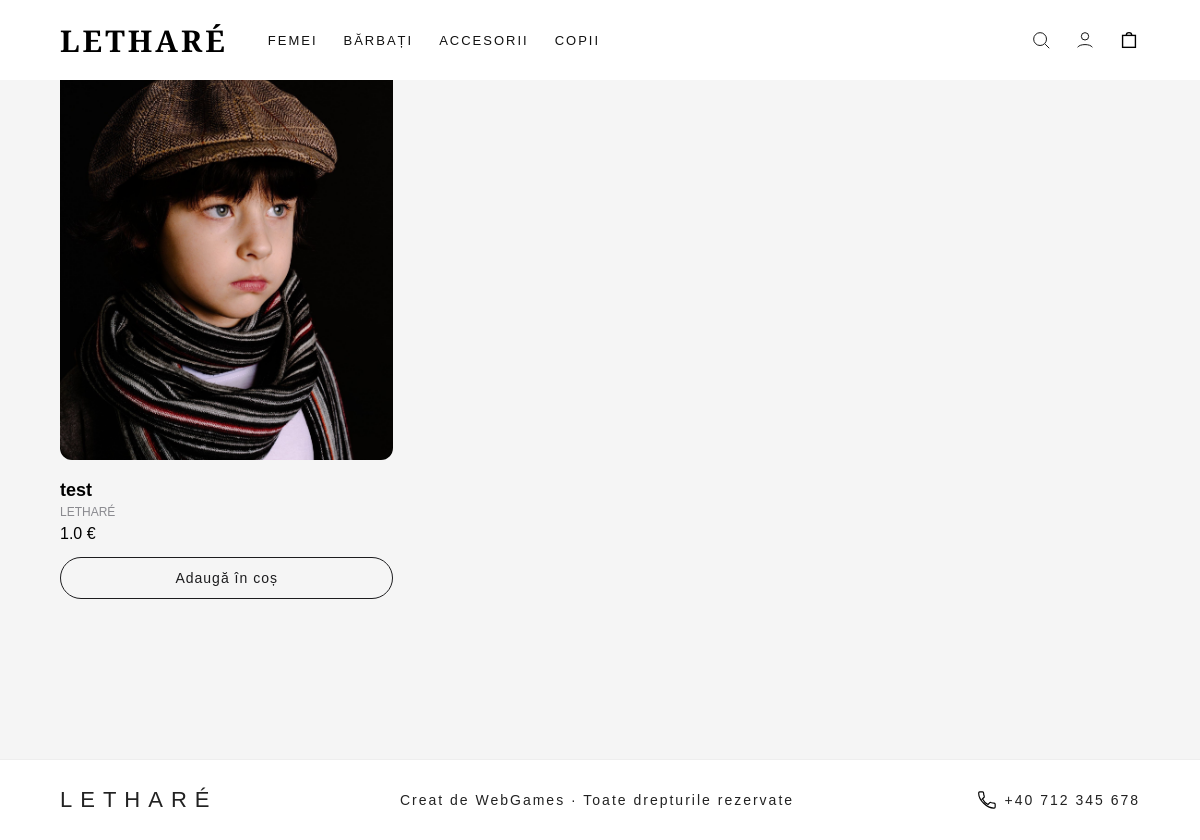
/barbati, run on an earlier commit of the app's database.
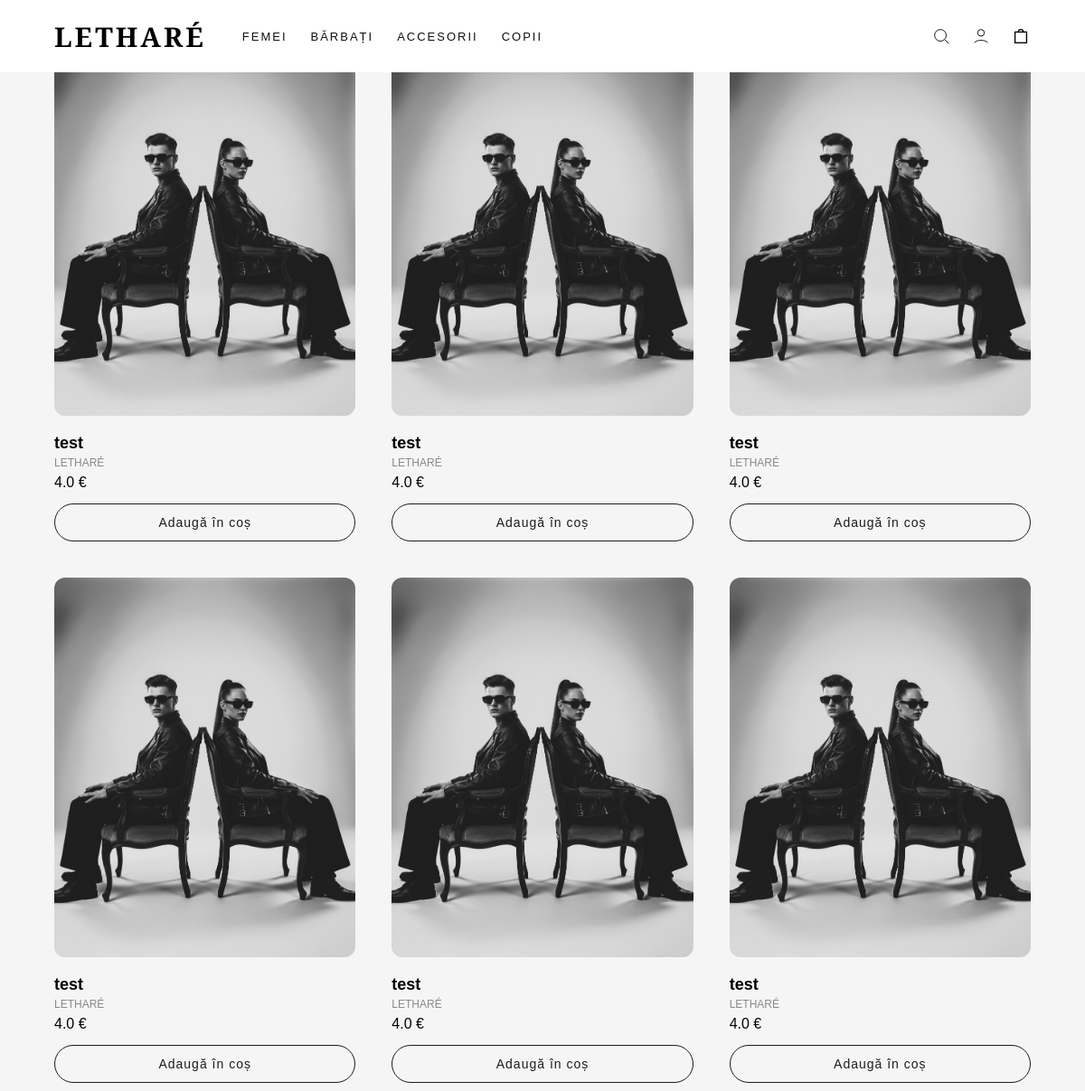
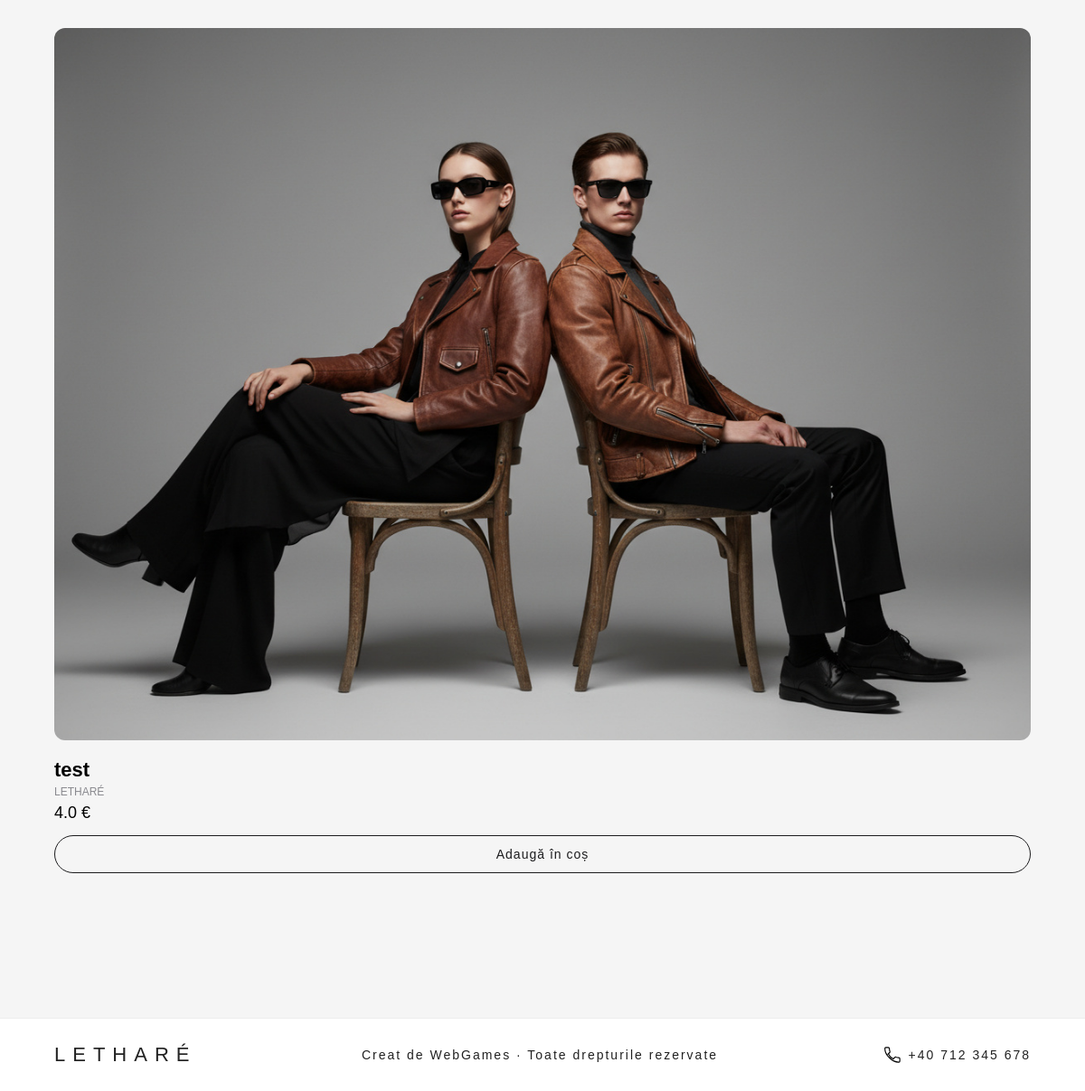
And on a later commit of the database (2 pictures, top to bottom).
### tables this page shows
CREATE TABLE produse (
            id INTEGER PRIMARY KEY AUTOINCREMENT,
            nume TEXT NOT NULL,
            pret REAL NOT NULL,
            imagine TEXT NOT NULL,
            descriere TEXT
        , categorie TEXT, status INTEGER DEFAULT 1, highlight INTEGER DEFAULT 0);

### app.py (the view)
@app.route("/barbati")
def barbati():
    session["last_shop"] = request.path
    produse = produse_cu_highlight("Bărbați")
    return render_template("categorie.html", categorie="Bărbați", produse=produse)

### app.py (called while the page is built)
@app.context_processor
def inject_client():
    return dict(
        client_logat="client_id" in session,
        client_nume=session.get("client_nume"),
        client_email=session.get("client_email")
    )

def get_db():
    conn = sqlite3.connect(DATABASE)
    conn.row_factory = sqlite3.Row
    return conn

def produse_cu_highlight(categorie):
    db = get_db()
    rows = db.execute(
        "SELECT * FROM produse WHERE categorie = ? AND status = 1",
        (categorie,)
    ).fetchall()
    normale = [p for p in rows if p["highlight"] == 0]
    highlight = [p for p in rows if p["highlight"] == 1]
    produse = []
    i = 0
    h = 0
    while i < len(normale):
        produse.extend(normale[i:i+6])
        i += 6
        if h < len(highlight):
            produse.append(highlight[h])
            h += 1
    return produse

### templates/categorie.html (shortened to what this page needs)
<!DOCTYPE html>
<html>
<head>
    <link rel="stylesheet" href="/static/style.css">
</head>
<body>
    <nav class="navbar">
        <div class="nav-left">LETHARÉ</div>
        <div class="nav-center">
            <a href="/femei">Femei</a>
            <a href="/barbati">Bărbați</a>
            <a href="/accesorii">Accesorii</a>
            <a href="/copii">Copii</a>
        </div>
        <div class="nav-right">
            <svg viewBox="0 0 24 24" class="icon">
                <circle cx="11" cy="11" r="7" fill="none"/>
                <line x1="16.5" y1="16.5" x2="21" y2="21"/>
            </svg>
            <a href="/login" class="icon-link">
                <svg viewBox="0 0 24 24" class="icon">
                    <circle cx="12" cy="8" r="4" fill="none"/>
                    <path d="M4 20c2-4 14-4 16 0" fill="none"/>
                </svg>
            </a>
            <a href="/cos" class="icon-link">
                <svg viewBox="0 0 24 24" class="icon" fill="none" stroke="black" stroke-width="1.5">
                    <rect x="5" y="7" width="14" height="13"/>
                    <path d="M9 7a3 3 0 0 1 6 0"/>
                </svg>
            </a>
        </div>
    </nav>
    <div class="produse-grid">
    {% for p in produse %}
        <div class="produs-card {% if p.highlight == 1 %}produs-highlight{% endif %}">
            <a href="/produs/{{ p.id }}">
                <img src="{{ p.imagine }}">
            </a>
            <div class="produs-meta">
                <h3>{{ p.nume }}</h3>
                <span class="brand">LETHARÉ</span>
                <div class="pret">{{ p.pret }} €</div>
                <a href="/cos/adauga/{{ p.id }}" class="btn-cos">
                    Adaugă în coș
                </a>
            </div>
        </div>
    {% endfor %}
</div>
    <footer class="footer">
        <div class="footer-left">LETHARÉ</div>
        <div class="footer-center">
            Creat de WebGames · Toate drepturile rezervate
        </div>
        <div class="footer-right">
            <svg viewBox="0 0 24 24" class="footer-icon">
                <path d="M6.6 10.8c1.6 3.1 3.5 5 6.6 6.6l2.2-2.2c.3-.3.8-.4 1.2-.2
                1.3.5 2.6.8 4 .8.7 0 1.2.5 1.2 1.2v3.5c0 .7-.5 1.2-1.2 1.2
                C11.9 22 2 12.1 2 3.5 2 2.8 2.5 2.3 3.2 2.3H6.7c.7 0 1.2.5 1.2 1.2
                0 1.4.3 2.7.8 4 .2.4.1.9-.2 1.2l-2 2.1z" fill="none"/>
            </svg>
            <span>+40 712 345 678</span>
        </div>
    </footer>
</body>
</html>

What changed in the data, as far as the page shows it:
removed produse: imagine (picture), nume "test", pret "1.0"
added produse: imagine (picture), nume "test", pret "4.0"
added produse: imagine (picture), nume "test", pret "4.0"
added produse: imagine (picture), nume "test", pret "4.0"
added produse: imagine (picture), nume "test", pret "4.0"
added produse: imagine (picture), nume "test", pret "4.0"
added produse: imagine (picture), nume "test", pret "4.0"
added produse: imagine (picture), nume "test", pret "4.0"
